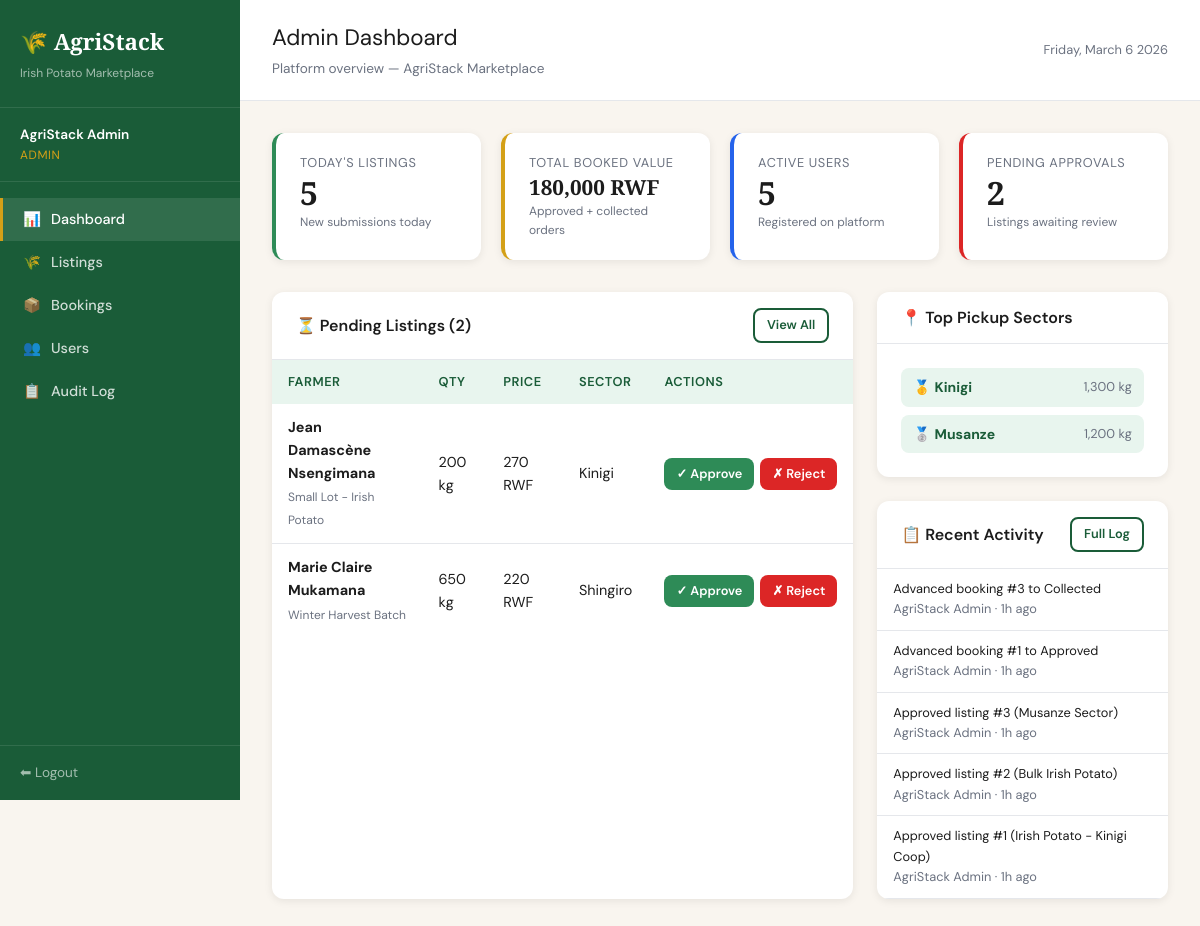
The page /admin/dashboard (signed in) on the database its author committed.
### tables this page shows
CREATE TABLE users (
    id          INT AUTO_INCREMENT PRIMARY KEY,
    name        VARCHAR(150) NOT NULL,
    email       VARCHAR(150) NOT NULL UNIQUE,
    password    VARCHAR(255) NOT NULL,
    phone       VARCHAR(20),
    role        ENUM('farmer','buyer','admin') NOT NULL DEFAULT 'farmer',
    sector      VARCHAR(100),
    is_active   TINYINT(1) NOT NULL DEFAULT 1,
    created_at  DATETIME NOT NULL DEFAULT CURRENT_TIMESTAMP
);

CREATE TABLE listings (
    id              INT AUTO_INCREMENT PRIMARY KEY,
    farmer_id       INT NOT NULL,
    title           VARCHAR(200) NOT NULL DEFAULT 'Irish Potato Harvest',
    quantity_kg     DECIMAL(10,2) NOT NULL,
    price_per_kg    DECIMAL(10,2) NOT NULL,
    pickup_sector   VARCHAR(100) NOT NULL,
    harvest_date    DATE NOT NULL,
    description     TEXT,
    status          ENUM('pending','approved','rejected') NOT NULL DEFAULT 'pending',
    created_at      DATETIME NOT NULL DEFAULT CURRENT_TIMESTAMP,
    updated_at      DATETIME ON UPDATE CURRENT_TIMESTAMP,
    FOREIGN KEY (farmer_id) REFERENCES users(id) ON DELETE CASCADE
);

CREATE TABLE audit_log (
    id          INT AUTO_INCREMENT PRIMARY KEY,
    user_id     INT,
    user_name   VARCHAR(150),
    action      VARCHAR(255) NOT NULL,
    target_type VARCHAR(50),
    target_id   INT,
    created_at  DATETIME NOT NULL DEFAULT CURRENT_TIMESTAMP,
    FOREIGN KEY (user_id) REFERENCES users(id) ON DELETE SET NULL
);

### app/views/admin/dashboard.php (the view, shortened to what the rows shown need)
<?php $pageTitle = 'Admin Dashboard'; require_once __DIR__ . '/../partials/header.php'; ?>
<div class="page-body">
  <div style="display:grid;grid-template-columns:2fr 1fr;gap:24px" class="dash-grid">
    <div class="card">
      <div class="table-wrap">
        <?php if (empty($pendingListings)): ?>
          <div class="empty-state" style="padding:30px">
            <div class="empty-icon">✅</div>
            <h3>All clear!</h3>
            <p>No pending listings to review.</p>
          </div>
        <?php else: ?>
        <table>
          <thead>
            <tr><th>Farmer</th><th>Qty</th><th>Price</th><th>Sector</th><th>Actions</th></tr>
          </thead>
          <tbody>
            <?php foreach (array_slice($pendingListings, 0, 8) as $l): ?>
            <tr>
              <td>
                <strong><?= e($l['farmer_name']) ?></strong><br>
                <small style="color:var(--text-muted)"><?= e($l['title']) ?></small>
              </td>
              <td><?= number_format($l['quantity_kg']) ?> kg</td>
              <td><?= formatRwf($l['price_per_kg']) ?></td>
              <td><?= e($l['pickup_sector']) ?></td>
              <td>
                <div class="action-group">
                  <a href="<?= BASE_URL ?>/admin/listings/approve?id=<?= $l['id'] ?>" class="btn btn-success btn-sm">✓ Approve</a>
                  <a href="<?= BASE_URL ?>/admin/listings/reject?id=<?= $l['id'] ?>" class="btn btn-danger btn-sm" onclick="return confirm('Reject this listing?')">✗ Reject</a>
                </div>
              </td>
            </tr>
            <?php endforeach; ?>
          </tbody>
        </table>
        <?php endif; ?>
      </div>
    </div>
    <div>
      <div class="card">
        <div class="card-body" style="padding:0">
          <?php if (empty($recentAudit)): ?>
            <p style="padding:16px;color:var(--text-muted)">No activity yet.</p>
          <?php else: ?>
          <?php foreach (array_slice($recentAudit, 0, 6) as $log): ?>
          <div style="padding:10px 16px;border-bottom:1px solid var(--border);font-size:0.8rem">
            <div style="color:var(--text-dark)"><?= e($log['action']) ?></div>
            <div style="color:var(--text-muted)"><?= e($log['user_name']) ?> · <?= timeAgo($log['created_at']) ?></div>
          </div>
          <?php endforeach; ?>
          <?php endif; ?>
        </div>
      </div>
    </div>
  </div>
</div>
<?php require_once __DIR__ . '/../partials/footer.php'; ?>

### app/views/partials/header.php (shortened to what the rows shown need)
<?php
$u    = currentUser();
$role = $u['role'];
?>
<!DOCTYPE html>
<html lang="en">
<head>
<link rel="stylesheet" href="<?= BASE_URL ?>/public/css/style.css">
</head>
<body>
<div class="app-layout">
  <aside class="sidebar" id="sidebar">
    <div class="sidebar-user">
      <div class="user-name"><?= e($u['name']) ?></div>
      <div class="user-role"><?= e(ucfirst($role)) ?></div>
    </div>
  </aside>
  <main class="main-content">

### rows shown on the page
users: name "AgriStack Admin", role "ADMIN"
listings: farmer.name "Jean Damascène Nsengimana", title "Small Lot - Irish Potato", quantity_kg "200", price_per_kg "270 RWF", pickup_sector "Kinigi"
listings: farmer.name "Marie Claire Mukamana", title "Winter Harvest Batch", quantity_kg "650", price_per_kg "220 RWF", pickup_sector "Shingiro"
audit_log: action "Advanced booking #3 to Collected", user_name "AgriStack Admin", created_at "1h ago"
audit_log: action "Advanced booking #1 to Approved", user_name "AgriStack Admin", created_at "1h ago"
audit_log: action "Approved listing #3 (Musanze Sector)", user_name "AgriStack Admin", created_at "1h ago"
audit_log: action "Approved listing #2 (Bulk Irish Potato)", user_name "AgriStack Admin", created_at "1h ago"
audit_log: action "Approved listing #1 (Irish Potato - Kinigi Coop)", user_name "AgriStack Admin", created_at "1h ago"

### other values the page prints
$item['icon'] "📊"
$item['label'] "Dashboard"
$item['icon'] "🌾"
$item['label'] "Listings"
$item['icon'] "📦"
$item['label'] "Bookings"
$item['icon'] "👥"
$item['label'] "Users"
$item['icon'] "📋"
$item['label'] "Audit Log"
$todayListings "5"
formatRwf($totalBooked) "180,000 RWF"
$activeUsers "5"
count($pendingListings) "2"
$s['pickup_sector'] "Kinigi"
